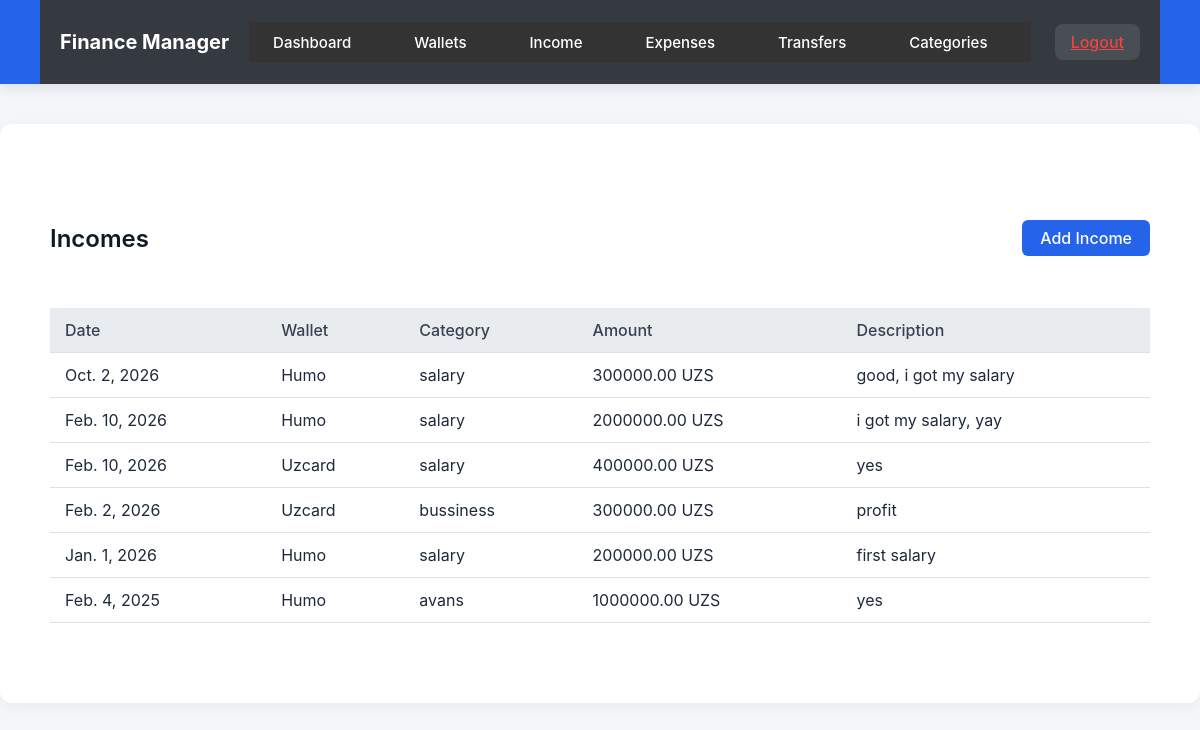
The app's page /en/transactions/incomes/ (signed in), older data.
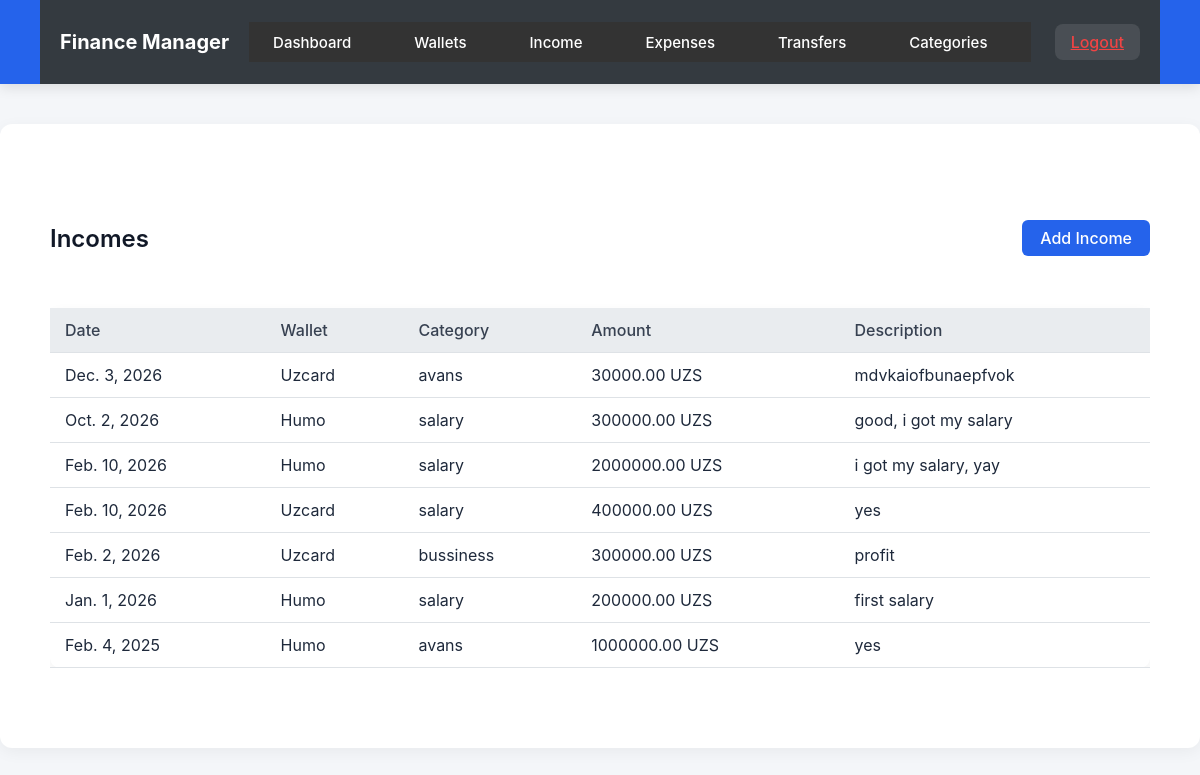
The same page, newer data.
### apps/transactions/models.py (models this page shows, shortened)
class BaseTransaction(models.Model):
    user = models.ForeignKey(User, on_delete=models.CASCADE)
    wallet = models.ForeignKey(Wallet, on_delete=models.PROTECT)
    category = models.ForeignKey(Category, on_delete=models.PROTECT)
    amount = models.DecimalField(max_digits=20, decimal_places=2)
    date = models.DateField()
    description = models.TextField(blank=True)
    photo = models.ImageField(upload_to='transactions/', null=True, blank=True)
    created_at = models.DateTimeField(auto_now_add=True)
    class Meta:
        abstract = True

class Income(BaseTransaction):
    def clean(self):
        if self.category.type != 'income':
            raise ValidationError('Income must use an income category')

### apps/wallets/models.py (models this page shows, shortened)
class Wallet(models.Model):
    WALLET_TYPE = (
        ('cash', 'Cash'),
        ('card', 'Card'),
        ('account', 'Account'),
    )
    CARD_TYPE = (
        ('humo', 'Humo'),
        ('uzcard', 'Uzcard'),
        ('visa', 'Visa'),
        ('mastercard', 'Mastercard'),
    )
    user = models.ForeignKey(User, on_delete=models.CASCADE, related_name='wallet')
    name = models.CharField(max_length=100)
    wallet_type = models.CharField(max_length=10, choices=WALLET_TYPE)
    card_type = models.CharField(max_length=20, choices=CARD_TYPE, null=True, blank=True)
    currency = models.ForeignKey(Currency, on_delete=models.PROTECT)
    balance = models.DecimalField(max_digits=20, decimal_places=2, default=0)

### apps/categories/models.py (models this page shows, shortened)
class Category(models.Model):
    CATEGORY_TYPE = (
        ('income', 'Income'),
        ('expense', 'Expense'),
    )
    user = models.ForeignKey(
        User,
        on_delete=models.CASCADE,
        null=True,
        blank=True,
        help_text="Null means global default category"
    )
    name = models.CharField(max_length=100)
    type = models.CharField(max_length=10, choices=CATEGORY_TYPE)
    is_default = models.BooleanField(default=False)
    class Meta:
        unique_together = ('user', 'name', 'type')
        ordering = ['type', 'name']

### apps/currency/models.py (models this page shows, shortened)
class Currency(models.Model):
    code = models.CharField(max_length=3, unique=True)  # UZS, USD, EUR
    name = models.CharField(max_length=20)

### apps/transactions/views.py (the view)
# urls.py: path('incomes/', views.income_list_view, name='transaction_income_list'),
@login_required
def income_list_view(request):
    incomes = Income.objects.filter(user=request.user).order_by('-date')
    return render(request, 'transactions/income_list.html', {'incomes': incomes})

### apps/transactions/templates/transactions/income_list.html (shortened to what this page needs)
{% extends 'base.html' %}
{% block content %}
<div style="max-width:1100px; margin:40px auto; padding:20px;">
    <div style="display:flex; justify-content:space-between; align-items:center; margin-bottom:20px;">
        <h2 style="color:#111827; font-weight:600;">Incomes</h2>
        <a href="{% url 'transaction_income_create' %}"
           style="background-color:#2563eb; color:#fff; padding:8px 18px; border-radius:6px; text-decoration:none; font-weight:500; transition:0.2s;">
           Add Income
        </a>
    </div>
    <div style="overflow-x:auto;">
        <table style="width:100%; border-collapse:collapse; background:#fff; border-radius:10px; box-shadow:0 4px 12px rgba(0,0,0,0.05);">
            <thead style="background:#f3f4f6;">
                <tr>
                    <th style="padding:12px 15px; text-align:left; font-weight:500; color:#374151;">Date</th>
                    <th style="padding:12px 15px; text-align:left; font-weight:500; color:#374151;">Wallet</th>
                    <th style="padding:12px 15px; text-align:left; font-weight:500; color:#374151;">Category</th>
                    <th style="padding:12px 15px; text-align:left; font-weight:500; color:#374151;">Amount</th>
                    <th style="padding:12px 15px; text-align:left; font-weight:500; color:#374151;">Description</th>
                </tr>
            </thead>
            <tbody>
                {% for income in incomes %}
                <tr style="border-top:1px solid #e5e7eb;">
                    <td style="padding:12px 15px;">{{ income.date }}</td>
                    <td style="padding:12px 15px;">{{ income.wallet.name }}</td>
                    <td style="padding:12px 15px;">{{ income.category.name }}</td>
                    <td style="padding:12px 15px;">{{ income.amount }} {{ income.wallet.currency.code }}</td>
                    <td style="padding:12px 15px;">{{ income.description|default:"-" }}</td>
                </tr>
                {% empty %}
                <tr>
                    <td colspan="5" style="padding:12px 15px; text-align:center; color:#6b7280;">No records yet.</td>
                </tr>
                {% endfor %}
            </tbody>
        </table>
    </div>
</div>
{% endblock %}

### templates/base.html (shortened to what this page needs)
{% load static %}
{% load i18n %}
<!DOCTYPE html>
<html lang="{{ LANGUAGE_CODE }}">
<head>
    <link rel="stylesheet" href="{% static 'css/style.css' %}">
    <link rel="stylesheet" href="{% static 'css/dashboard.css' %}">
</head>
<body>
{% block header %}
<header>
    <nav>
        <div class="nav-left">
            <span class="app-name">Finance Manager</span>
            <ul>
                {% if user.is_authenticated %}
                    <li><a href="{% url 'dashboard' %}">Dashboard</a></li>
                    <li><a href="{% url 'wallet_list' %}">{% trans "Wallets" %}</a></li>
                    <li><a href="{% url 'transaction_income_list' %}">{% trans "Income" %}</a></li>
                    <li><a href="{% url 'transaction_expense_list' %}">{% trans "Expenses" %}</a></li>
                    <li><a href="{% url 'transaction_transfer_list' %}">{% trans "Transfers" %}</a></li>
                    <li><a href="{% url 'category_list' %}">{% trans "Categories" %}</a></li>
                {% endif %}
            </ul>
        </div>
        <div class="nav-right">
            {% if user.is_authenticated %}
                <a href="{% url 'logout' %}" style="color:#ef4444; font-weight:500;">{% trans "Logout" %}</a>
            {% else %}
                <a href="{% url 'login' %}">{% trans "Login" %}</a>
                {% url 'signup_step1' as signup_url %}
                {% if signup_url %}
                    <a href="{{ signup_url }}">{{ _('Sign Up') }}</a>
                {% endif %}
            {% endif %}
        </div>
    </nav>
</header>
{% endblock %}
<main>
    {% block content %}{% endblock %}
</main>
</body>
</html>

### apps/accounts/static/css/style.css (style rules this page uses)
body { font-family: Arial, sans-serif; background-color: #f7f7f7; margin: 0; padding: 0; }
header nav ul { list-style: none; padding: 10px; background-color: #333; display: flex; }
header nav ul li { margin-right: 20px; }
header nav ul li a { color: #fff; text-decoration: none; }
h2 { text-align: center; }
body { font-family: 'Segoe UI', Tahoma, Geneva, Verdana, sans-serif; background-color: #f8f9fa; margin: 0; padding: 0; }
header nav { background-color: #343a40; padding: 10px 20px; }
header nav ul { list-style: none; display: flex; gap: 15px; }
header nav ul li a { color: #fff; text-decoration: none; font-weight: 500; }
main { padding: 20px; }
h2 { color: #343a40; }
table { width: 100%; border-collapse: collapse; margin-top: 15px; background-color: #fff; }
table th, table td { padding: 10px; text-align: left; border-bottom: 1px solid #dee2e6; }
table th { background-color: #e9ecef; }

### templates/base.html (style rules this page uses)
body { margin: 0; font-family: -apple-system, BlinkMacSystemFont, "Segoe UI", Roboto, sans-serif; background-color: #f4f6f9; color: #1e293b; }
header { background: #2563eb; padding: 0 40px; box-shadow: 0 4px 12px rgba(0,0,0,0.1); }
nav { display: flex; align-items: center; justify-content: space-between; height: 64px; }
.app-name { font-size: 20px; font-weight: 700; color: #ffffff; }
nav .nav-left, nav .nav-right { display: flex; align-items: center; gap: 20px; }
nav ul { list-style: none; display: flex; gap: 22px; margin: 0; padding: 0; }
nav ul li a { text-decoration: none; color: #ffffff; font-size: 15px; font-weight: 500; padding: 8px 14px; border-radius: 8px; transition: background 0.3s, transform 0.2s; }
.nav-right a { padding: 8px 16px; border-radius: 8px; background-color: rgba(255,255,255,0.1); transition: background 0.3s, transform 0.2s; }
main { max-width: 1200px; margin: 40px auto; padding: 20px; background-color: #ffffff; border-radius: 12px; box-shadow: 0 4px 16px rgba(0,0,0,0.05); }

Row changes from the older to the newer data that the page shows:
added Income: date "Dec. 3, 2026", wallet.name "Uzcard", category.name "avans", amount "30000.00", wallet.currency.code "UZS", description "mdvkaiofbunaepfvok"
